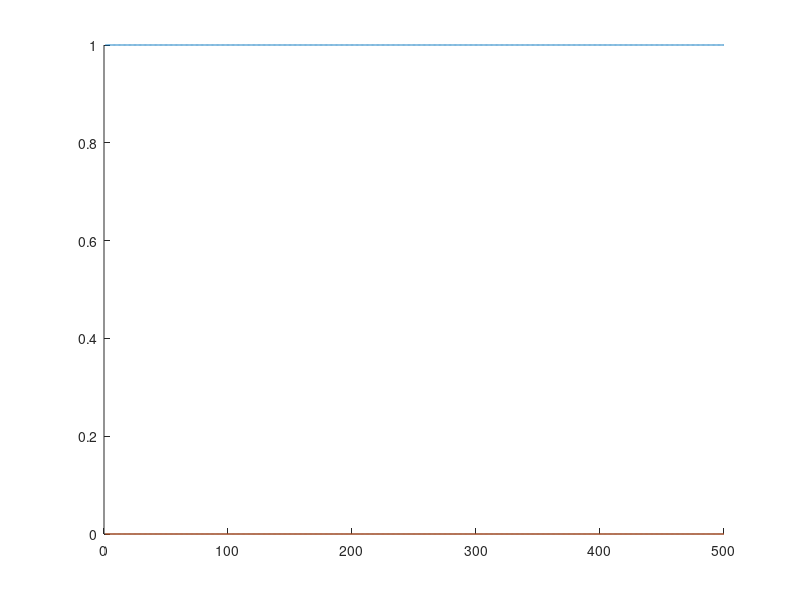

Source code (MATLAB): (Note: this script raises an error after producing the figure.)

% basic matrices for filter and for images to be populated later  

a = ones(150,50);
b = zeros(150,50);
c = ones(150,50);
vary =zeros(150,150,500);
varyN =zeros(150,150,500);
M = horzcat(a,b,c) ; 
tsum=ones(500,1);
tNsum=zeros(500,1);
NF1=zeros(75,75);
NF2=ones(75,75);
CNF1=horzcat(NF2,NF1);
CNF2=horzcat(NF1,NF2);

NF3=ones(150,75);
NF4=zeros(150,75);

% U = horzcat(NF3,NF4);   %Filter "A"
% U = [a b c] ;           %Filter "C"
 U=[CNF1;CNF2];           %Filter "D"



%----------------------------------------------------------------------------------


%to change training faces images from rgb to gray scale and save them to project folder
% and mulitply them by filters and sum the elements then save them to array


X = '/Users/ahmedsaad/Desktop/Project/facedetection/training/faces';
allimages = dir(fullfile(X,'image*.jpg'));
 for k = 1:numel(allimages)
  filename   = allimages(k).name;
  rgbImg     = imread(filename);
  
  [rows, columns, numberofColorChannels] = size(rgbImg);
  if numberofColorChannels > 1
      gsImg      = rgb2gray(rgbImg);
      
      else
        gsImg      = rgbImg;
       
  end
  
 
  [~,name,~] = fileparts(filename);
  gsFilename = sprintf('%s_gs.jpg', name);
  imwrite(gsImg,gsFilename);
 end



 v = zeros(150,150) ;
 
D = '/Users/ahmedsaad/Desktop/Project';
S = dir(fullfile(D,'image*_gs.jpg')); % pattern to match filenames.
for k = 1:numel(S)
    F = fullfile(D,S(k).name);
    
    I = imread(F);
    %disp(I);
    
    %     imshow(I)
    
%         S(k).data = I; % optional, save data.
       
        
        for i = 1:length(I)
            for j = 1:length(I)
            %disp (k);
            v(i,j) = I(i,j).*U(i,j) ; 
            %varyCat(:,:,k)=v;
            end
            
        end 
        %varyCat(:,:,k)=v;
        P = sum(v);
        R = sum(P);
        tsum(k,1)=R;
    vary(:,:,k)= v;
    %varyCat=cat(500,varyCat(:,:,k),v);
     %disp (varyCat);
     %disp(vary(:,:,k));
     
end


% OOO = horzcat(tsum,str2double(your_mat));

% disp(vary(:,:,5));


%for 1:500


      

%     P = sum(v);
%     R = sum(P);


%--------------------------------------------------------------------------


%to change training nonfaces images from rgb to gray scale and save them to project folder
% and mulitply them by filters and sum the elements then save them to array


L = '/Users/ahmedsaad/Desktop/Project/facedetection/training/nonfaces';
allimages = dir(fullfile(L,'imagen*.jpg'));
 for kN = 1:numel(allimages)
  filename   = allimages(kN).name;
  rgbImg     = imread(filename);
  
  [rows, columns, numberofColorChannels] = size(rgbImg);
  if numberofColorChannels > 1
      gsImgN      = rgb2gray(rgbImg);
      
      else
        gsImgN      = rgbImg;
       
  end
  
 
  [~,name,~] = fileparts(filename);
  gsFilename = sprintf('%sn.jpg', name);
  imwrite(gsImgN,gsFilename);
 end



 q = zeros(150,150) ;
 
D = '/Users/ahmedsaad/Desktop/Project';
S = dir(fullfile(D,'imagen*n.jpg')); % pattern to match filenames.
for k = 1:numel(S)
    F = fullfile(D,S(k).name);
    
    I = imread(F);
    %disp(I);
    
     %   imshow(I)
    
%         S(k).data = I; % optional, save data.
       
        
        for i = 1:length(I)
            for j = 1:length(I)
            %disp (k);
            q(i,j) = I(i,j).*U(i,j) ; 
            %varyCat(:,:,k)=v;
            end
            
        end 
        %varyCat(:,:,k)=v;
        PN = sum(q);
        RN = sum(PN);
        tNsum(k,1)=RN;
    varyN(:,:,k)= q;
    %varyCat=cat(500,varyCat(:,:,k),v);
     %disp (varyCat);
     %disp(vary(:,:,k));
     
end

% disp(varyN(:,:,5));
%totsum=sum(tsum);
%totNsum=sum(tNsum);

% to plot the sum values of face and non-face matrices after the filter was applied
hold on         
plot(tsum);
plot(tNsum);
hold off





%--------------------------------------------------------------------------------------



%to change testing faces images from rgb to gray scale and save them to project folder
% and mulitply them by filters and sum the elements then save them to array


Z = '/Users/ahmedsaad/Desktop/Project/facedetection/testing/faces';
allimages = dir(fullfile(Z,'imagetp*.jpg'));
 for ktp = 1:numel(allimages)
  filename   = allimages(ktp).name;
  rgbImg     = imread(filename);
  
  [rows, columns, numberofColorChannels] = size(rgbImg);
  if numberofColorChannels > 1
      gsImgN      = rgb2gray(rgbImg);
      
      else
        gsImgN      = rgbImg;
       
  end
  
 
  [~,name,~] = fileparts(filename);
  gsFilename = sprintf('%sg.jpg', name);
  imwrite(gsImgN,gsFilename);
 end



 J = zeros(150,150) ;
 
D = '/Users/ahmedsaad/Desktop/Project';
S = dir(fullfile(D,'imagetp*g.jpg')); % pattern to match filenames.
for k = 1:numel(S)
    F = fullfile(D,S(k).name);
    
    I = imread(F);
    %disp(I);
    
     %   imshow(I)
    
%         S(k).data = I; % optional, save data.
       
        
        for i = 1:length(I)
            for j = 1:length(I)
            %disp (k);
            J(i,j) = I(i,j).*U(i,j) ; 
            %varyCat(:,:,k)=v;
            end
            
        end 
        %varyCat(:,:,k)=v;
        PN = sum(J);
        RN = sum(PN);
        ttpsum(k,1)=RN;
    varytp(:,:,k)= J;
    %varyCat=cat(500,varyCat(:,:,k),v);
     %disp (varyCat);
     %disp(vary(:,:,k));
     
end



%  disp(varytp(:,:,6));
 
 
 
 
 
 %-------------------------------------------------------------------------------------
 
 
%to change testing nonfaces images from rgb to gray scale and save them to project folder
% and mulitply them by filters and sum the elements then save them to array

 
H = '/Users/ahmedsaad/Desktop/Project/facedetection/testing/nonfaces';
allimages = dir(fullfile(H,'imagetN*.jpg'));
 for ktN = 1:numel(allimages)
  filename   = allimages(ktN).name;
  rgbImg     = imread(filename);
  
  [rows, columns, numberofColorChannels] = size(rgbImg);
  if numberofColorChannels > 1
      gsImgN      = rgb2gray(rgbImg);
      
      else
        gsImgN      = rgbImg;
       
  end
  
 
  [~,name,~] = fileparts(filename);
  gsFilename = sprintf('%sg.jpg', name);
  imwrite(gsImgN,gsFilename);
 end



 O = zeros(150,150) ;
 
D = '/Users/ahmedsaad/Desktop/Project';
S = dir(fullfile(D,'imagetN*g.jpg')); % pattern to match filenames.
for k = 1:numel(S)
    F = fullfile(D,S(k).name);
    
    I = imread(F);
    %disp(I);
    
     %   imshow(I)
    
%         S(k).data = I; % optional, save data.
       
        
        for i = 1:length(I)
            for j = 1:length(I)
            %disp (k);
            O(i,j) = I(i,j).*U(i,j) ; 
            %varyCat(:,:,k)=v;
            end
            
        end 
        %varyCat(:,:,k)=v;
        PN = sum(O);
        RN = sum(PN);
        ttNsum(k,1)=RN;
    varytN(:,:,k)= O;
    %varyCat=cat(500,varyCat(:,:,k),v);
     %disp (varyCat);
     %disp(vary(:,:,k));
     
end


% disp(varytN(:,:,6));


totalsum = [tsum;tNsum];
totalTsum = [ttpsum;ttNsum];



%-------------------------------------------------------------------------------------
%classification using fitch and classify using KNN and claculate confusionM


tpNN = ones(100,1);
tnNN = zeros(100,1);
grouphat = [tpNN;tnNN];
oNN = ones(500,1);
zNN = zeros(500,1);
group= [oNN;zNN];


KNN= fitcknn(totalsum,group,'NumNeighbors',5,'Standardize',1);
% Class= knnclassify(totalTsum,totalsum,group);
Label = predict(KNN,totalTsum);


 confMatrix = confusionmat(Label,grouphat);
 
%  confMatrixinverse = confMatrix';
%   plotconfusion([53;47],[28;72]);



%-------------------------------------------------------------------------------------
